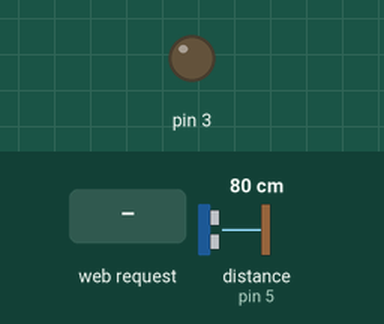
Recording of a sketch running on a simulated Arduino Uno, built with avr-gcc and run on an emulated ATmega328P. Shown: output pins drawn as LEDs (lit = HIGH). Wiring (inferred from the names in the program): ultrasonic range finder: trigger pin 4; echo pin 5. Dashed ring = blinking. Inputs (shaded band) come from the test bench; at power-on: distance to the obstacle (sensor on pin 5) 80 cm. The echo pulse lasts 58.3 µs per cm; WiFi joins after 1.5 s; servers stay silent unless stated; pins used as bus, display or sensor lines are not drawn.

Above: at 1.2 s.
1.3 s: distance to the obstacle (sensor on pin 5) set to 12 cm
2.8 s: distance to the obstacle (sensor on pin 5) set to 9 cm
At 2.87 s:
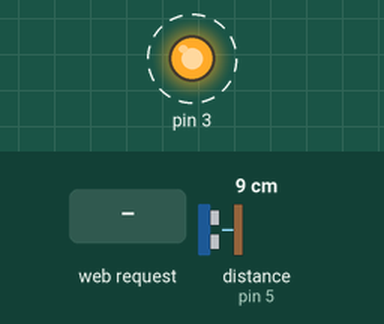
5.8 s: HTTP request GET /level1 received
8.8 s: HTTP request GET /level2 received
11.8 s: HTTP request GET /turnOff received
14.8 s: HTTP request GET /boff received
At 14.93 s:
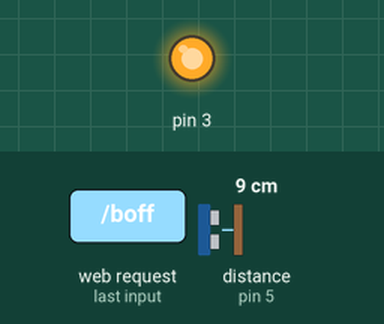
Timing chart, 0 to 17.3 s (numbered marks = the images above; inputs shaded):
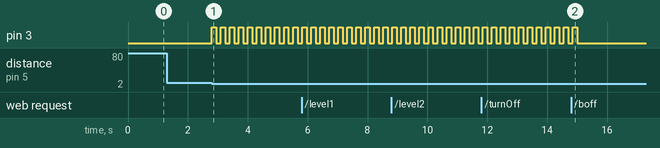

The sketch:

w5100LED.ino
```cpp
#include <SPI.h>
#include <Ethernet.h>
String readString="";
const int TrigPin=4;
const int EchoPin=5;
boolean blinking=true;
float distance;
int bright=0;
int minDis=3;
int midDis=5;
int largeDis=10;
byte mac[] = {0xDE, 0xAD, 0xBE, 0xEF, 0xFE, 0xED};
IPAddress ip(192, 168, 1, 177);
EthernetServer server(80);
EthernetClient client;
void setup() {
  Serial.begin(9600);
  Ethernet.begin(mac, ip);
  server.begin();
  pinMode(3,OUTPUT);
  pinMode(TrigPin,OUTPUT);
  pinMode(EchoPin,INPUT);
}
void loop() {
  client = server.available();
  digitalWrite(TrigPin,LOW);
  delayMicroseconds(2);
  digitalWrite(TrigPin,HIGH);
  delayMicroseconds(12);
  digitalWrite(TrigPin,LOW);
  distance=pulseIn(EchoPin,HIGH)*0.017;
  if(distance<minDis&&blinking){
    digitalWrite(3,HIGH);
    delay(65);
    digitalWrite(3,LOW);
    delay(60);
    analogWrite(3,bright);
  }else if(distance>minDis&&distance<midDis&&blinking){
    digitalWrite(3,HIGH);
    delay(100);
    digitalWrite(3,LOW);
    delay(100);
    analogWrite(3,bright);
  }else if(distance>midDis&&distance<largeDis&&blinking){
    digitalWrite(3,HIGH);
    delay(150);
    digitalWrite(3,LOW);
    delay(150);
    analogWrite(3,bright);
  }
  if(client){
    while (client.connected()){
      if (client.available()){
        char c = client.read();
        readString += c;
        if (c == '\n'){
          if(readString.indexOf("level1")>0){
            analogWrite(3,10);
            bright=10;
            break;}
           if(readString.indexOf("level2")>0){
            analogWrite(3,80);
            bright=80;
            break;}
           if(readString.indexOf("level3")>0){
            analogWrite(3,250);
            bright=250;
            break;}
          if(readString.indexOf("turnOff")>0){
            analogWrite(3,0);
            bright=0;
            break;}
          if(readString.indexOf("bon")>0){
            blinking=true;
            break;}
          if(readString.indexOf("boff")>0){
            blinking=false;}
          sendHTML(distance);
          break;}}}
    delay(1);
    client.stop();
    readString = "";}}
```

sendHtml.ino
```cpp
void sendHTML(float distance) {
  client.println("HTTP/1.1 200 OK");
  client.println("Content-Type: text/html");
  client.println("Connection: close");
  client.println();
  client.println("<!Doctype html><html><head><meta http-equiv=\"refresh\" content=\"2\"><link href=\"https://cdn.jsdelivr.net/npm/bootstrap@3.3.7/dist/css/bootstrap.min.css\" rel=\"stylesheet\"><style>.wrapper{margin-top:10vh;display:flex;flex-direction:column;align-items:center;justify-content:center}button{margin:10px}</style></head><body><div class=\"wrapper\"><h3>LED SWITCH</h3>");
  client.print(distance);
  client.print("cm");
  client.print("<button class=\"btn btn-success\" onclick=\"turnFan(1)\">Level 1</button><button class=\"btn btn-warning\" onclick=\"turnFan(2)\">Level 2</button><button class=\"btn btn-info\" onclick=\"turnFan(3)\">Level 3</button><button class=\"btn btn-danger\" onclick=\"turnFan(0)\">Turn off</button><button id=\"blink\" onclick=\"turnFan(4)\">blink:on</button></div><script>function turnFan(level){e=document.getElementById(\"blink\");x=new XMLHttpRequest();if(level==1){x.open(\"GET\",\"level1\",true)}else if(level==2){x.open(\"GET\",\"level2\",true)}else if(level==3){x.open(\"GET\",\"level3\",true)}else if(level==0){x.open(\"GET\",\"turnOff\",true)}else if(e.innerHTML.match(\"blink:on\")){e.innerHTML=\"blink:off\";x.open(\"GET\",\"boff\",true)}else{e.innerHTML=\"blink:on\";x.open(\"GET\",\"bon\",true)}x.send();}</script></body></html>");
}
```

Measured:
- the behaviour switches between 11 and 10 cm on distance to the obstacle (sensor on pin 5) (found by bisection; images 0 and 1)
- after the input at 1.3 s, every drawn part: stays the same
- after the input at 2.8 s, pin 3: alternates HIGH for 0.15 s and LOW for 0.15 s, starting at once
- after the input at 14.8 s, pin 3: goes on until 15.0 s, then stays LOW
